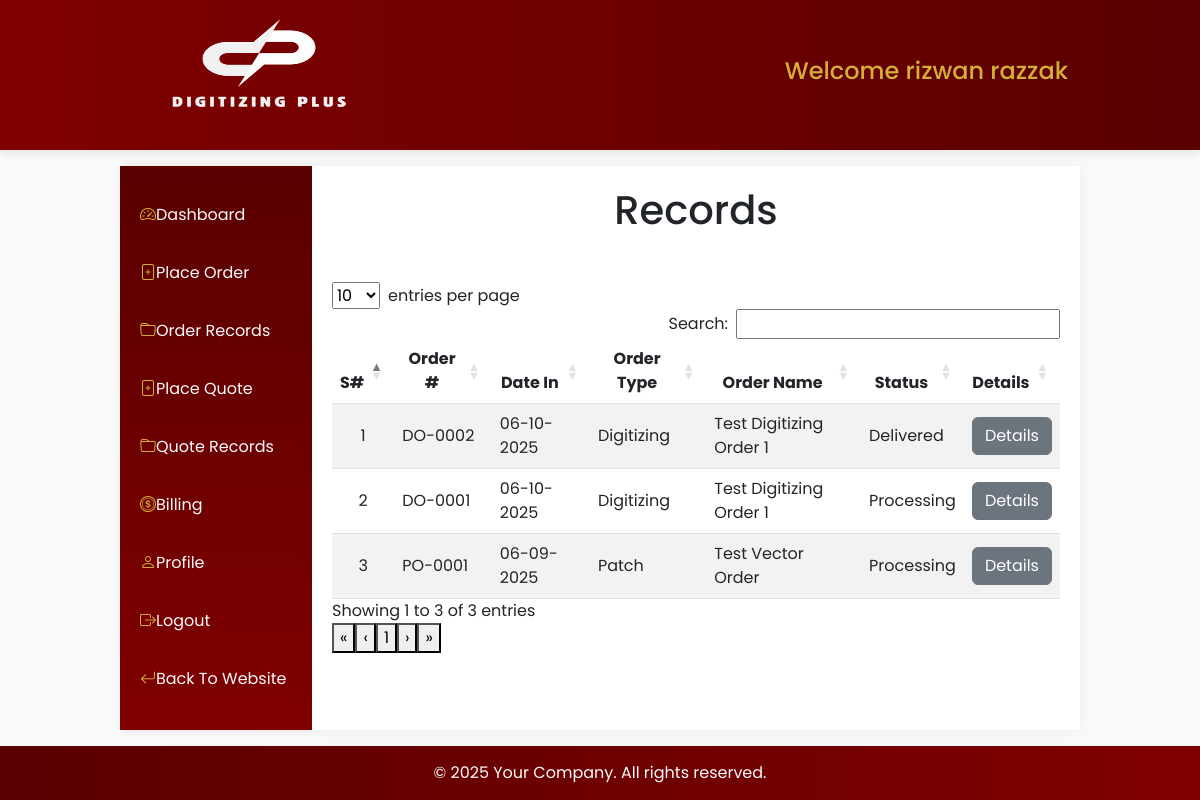
The page /user/customer/orders-records/ (signed in) on the database its author committed.
### users/models.py (models this page shows, shortened)
class User(AbstractUser):
    COUNTRY_CHOICES = [
        ('United States', 'United States'),
        ('United Kingdom', 'United Kingdom'),
        ('Australia', 'Australia'),
        ('New Zealand', 'New Zealand'),
        ('Germany', 'Germany'),
        ('Canada', 'Canada'),
    ]
    username = None
    user_id = models.CharField(max_length=100, unique=True, blank=False, null=False)
    email = models.EmailField(unique=True)
    email2 = models.EmailField(blank=True, null=True, verbose_name="Secondary Email")
    email3 = models.EmailField(blank=True, null=True, verbose_name="Tertiary Email")
    first_name = models.CharField(max_length=100, blank=False, null=False)
    last_name = models.CharField(max_length=100, blank=False, null=False)
    phone_number = models.CharField(max_length=50, null=True, blank=True)
    address = models.CharField(max_length=500)
    city = models.CharField(max_length=50)
    state = models.CharField(max_length=50)
    zip_code = models.CharField(max_length=15)
    country = models.CharField(
        max_length=15,
        choices=COUNTRY_CHOICES,
        default='US',  # Default to United States
        verbose_name="Country"
    )
    USERNAME_FIELD = 'user_id'
    REQUIRED_FIELDS = []  # Removed email from required fields
    objects = UserManager()
    COUNTRY_CODE_MAP = {
        'United States': 'us',
        'United Kingdom': 'gb',
        'Australia': 'au',
        'New Zealand': 'nz',
        'Germany': 'de',
        'Canada': 'ca',
    }

### crafting/models.py (models this page shows, shortened)
class DigitizingOrder(models.Model):
    user = models.ForeignKey(
        settings.AUTH_USER_MODEL,
        on_delete=models.CASCADE,
        related_name='digitizing_orders',
    )
    order_number = models.CharField(max_length=20, unique=True, blank=True)
    name = models.CharField(max_length=255)
    height = models.DecimalField(decimal_places=2, max_digits=10)
    width = models.DecimalField(decimal_places=2, max_digits=10)
    stitches = models.IntegerField(default=0, null=True, blank=True)
    colors = models.IntegerField(null=True, blank=True)
    po_number = models.IntegerField(null=True, blank=True)
    file_format = models.CharField(max_length=10, choices=FORMAT_CHOICES, null=True, blank=True)
    fabric_type = models.CharField(max_length=50, choices=FABRIC_CHOICES, null=True, blank=True)
    logo_placement = models.CharField(max_length=50, choices=LOGO_PLACEMENT, null=True, blank=True)
    instructions = models.TextField(null=True, blank=True)
    is_urgent = models.BooleanField(default=False)
    status = models.CharField(max_length=50, choices=STATUS_CHOICES, default='Processing', blank=True)
    admin_instruction = models.TextField(null=True, blank=True)
    created_at = models.DateTimeField(auto_now_add=True)

class PatchOrder(models.Model):
    user = models.ForeignKey(
        settings.AUTH_USER_MODEL,
        on_delete=models.CASCADE,
        related_name='patch_orders',
    )
    order_number = models.CharField(max_length=20, unique=True, blank=True)
    name = models.CharField(max_length=255)
    po_number = models.IntegerField(null=True, blank=True)
    height = models.DecimalField(decimal_places=2, max_digits=5)
    width = models.DecimalField(decimal_places=2, max_digits=5)
    patch_type = models.CharField(max_length=50, choices=PATCH_TYPE, null=True, blank=True)
    backing_type = models.CharField(max_length=50, choices=BACKING_TYPE, null=True, blank=True)
    border_type = models.CharField(max_length=50, choices=BORDER_TYPE, null=True, blank=True)
    embroidery_fill = models.CharField(max_length=50, choices=EMBROIDERY_FILL, null=True, blank=True)
    quantity = models.IntegerField(default=1)
    date = models.DateField()
    color_details = models.CharField(max_length=255, blank=True, null=True)
    contact_name = models.CharField(max_length=255)
    contact_number = models.CharField(max_length=50)
    shipping_address = models.TextField(null=True, blank=True)
    instructions = models.TextField(null=True, blank=True)
    status = models.CharField(max_length=50, choices=STATUS_CHOICES, default='Processing', blank=True)
    admin_instruction = models.TextField(null=True, blank=True)
    created_at = models.DateTimeField(auto_now_add=True)

### users/views.py (the view)
# urls.py: path('customer/orders-records/', views.order_records, name='customer-orders-records'),
@login_required
def order_records(request):
    digitizing = DigitizingOrder.objects.filter(user=request.user)
    patch = PatchOrder.objects.filter(user=request.user)
    vector = VectorOrder.objects.filter(user=request.user)
    for order in digitizing:
        order.type = 'Digitizing'
    for order in patch:
        order.type = 'Patch'
    for order in vector:
        order.type = 'Vector'
    all_orders = sorted(
        list(digitizing) + list(patch) + list(vector),
        key=lambda x: x.created_at,
        reverse=True
    )
    context = {'orders': all_orders}
    return render(request, 'users/customer/records.html', context)

### users/templates/users/customer/records.html (shortened to what this page needs)
{% extends "users/customer/base.html" %}
{% load static %}
{% load crispy_forms_tags %}
{% block content %}
<link rel="stylesheet" type="text/css" href="{% static "libs/dataTables.bootstrap5.css" %}">
    <h1 class="text-center mb-3">Records</h1>
    <div class="mt-5">
            <table id="digitizeordersTable" class="table table-striped" style="width:100%">
                <thead>
                    <tr>
                        <th class="text-center">S#</th>
                        <th class="text-center">Order #</th>
                        <th class="text-center">Date In</th>
                        <th class="text-center">Order Type</th>
                        <th class="text-center">Order Name</th>
                        <th class="text-center">Status</th>
                        <th class="text-center">Details</th>
                    </tr>
                </thead>
                <tbody>
                    {% for order in orders %}
                        <tr>
                            <td class="text-center align-middle">{{ forloop.counter }}</td>
                            <td class="align-middle">{{ order.order_number }}</td>
                            <td class="align-middle">{{ order.created_at|date:"m-d-Y" }} </td>
                            <td class="align-middle">{{ order.type }}</td>
                            <td class="align-middle">{{ order.name }}</td>
                            <td class="align-middle">{{ order.status }}</td>
                            <td class="align-middle"><a class="btn btn-secondary w-100" href="{% url "users:customer-order-details" order.type order.id %}">Details</a></td>
                        </tr>
                    {% endfor %}
                </tbody>
            </table>
    </div>
{% endblock content %}

### users/templates/users/customer/base.html (shortened to what this page needs)
{% load static %}
<!DOCTYPE html>
<html lang="en">
<head>
    <link href="https://cdn.jsdelivr.net/npm/bootstrap@5.3.0-alpha1/dist/css/bootstrap.min.css" rel="stylesheet">
    <link href="https://cdn.jsdelivr.net/npm/bootstrap-icons@1.11.3/font/bootstrap-icons.css" rel="stylesheet">
    <link rel="stylesheet" href="{% static "css/portals/customerbase.css" %}">
</head>
<body>
<header>
    <div class="container1">
        <div class="row">
            <div class="col-md-6 text-start">
                <div class="logo">
                    <a href="{% url 'web:index' %}"><img src="{% static 'images/logo1.png' %}" alt="Logo"></a>
                </div>
            </div>
            <div class="col-md-6 text-end">
                <h4 class="text-gold">Welcome {{request.user.first_name}} {{request.user.last_name}}</h4>
            </div>
        </div>
    </div>
</header>
    <div class="main-content mt-3 mb-3">
        <nav class="sidebar">
            <ul class="list-group list-group-flush">
                <li class="list-group-item"><a class="nav-link" href="#"><i class="bi bi-speedometer2"></i>Dashboard</a></li>
                <li class="list-group-item"><a class="nav-link" href="{% url "users:customer-orders" %}"><i class="bi bi-file-plus"></i>Place Order</a></li>
                <li class="list-group-item"><a class="nav-link" href="{% url "users:customer-orders-records" %}"><i class="bi bi-folder"></i>Order Records</a></li>
                <li class="list-group-item"><a class="nav-link" href="{% url "users:customer-quotes" %}"><i class="bi bi-file-plus"></i>Place Quote</a></li>
                <li class="list-group-item"><a class="nav-link" href="{% url "users:customer-quote-records" %}"><i class="bi bi-folder"></i>Quote Records</a></li>
                <li class="list-group-item"><a class="nav-link" href="#"><i class="bi bi-coin"></i>Billing</a></li>
                <li class="list-group-item"><a class="nav-link" href="{% url "users:customer-profile" %}"><i class="bi bi-person"></i>Profile</a></li>
                <li class="list-group-item"><a class="nav-link" href="{% url "users:logout" %}"><i class="bi bi-box-arrow-right"></i>Logout</a></li>
                <li class="list-group-item"><a class="nav-link" href="{% url "web:index" %}"><i class="bi bi-arrow-return-left"></i>Back To Website</a></li>
            </ul>
        </nav>
        <main class="content-area">
            {% block content %}
            {% endblock content %}
        </main>
    </div>
    <footer class="footer">
        <p class="mb-0">&copy; {% now "Y" %} Your Company. All rights reserved.</p>
    </footer>
</body>
</html>

### static/css/portals/customerbase.css (style rules this page uses)
:root { --maroon-primary: #800000; --maroon-dark: #5a0000; --maroon-light: #a80000; --cream-accent: #fff5ee; --gold-accent: #d4af37; --text-light: #f8f9fa; --text-dark: #212529; }
body { font-family: 'Poppins', sans-serif; display: flex; flex-direction: column; min-height: 100vh; background-color: #f9f9f9; }
.main-content { flex: 1; display: flex; width: 80%; margin: auto; }
header { background: linear-gradient(to right, var(--maroon-primary), var(--maroon-dark)); color: var(--text-light); padding: 15px 0; box-shadow: 0 2px 10px rgba(0,0,0,0.1); }
.sidebar { width: 20%; background: linear-gradient(to bottom, var(--maroon-dark), var(--maroon-primary)); color: var(--text-light); padding: 20px 0; box-shadow: 3px 0 10px rgba(0,0,0,0.1); }
.nav-link { color: var(--text-light); padding: 12px 20px; margin: 5px 0; border-radius: 4px; transition: all 0.3s ease; }
.nav-link i { color: var(--gold-accent); }
.list-group-item { background-color: transparent; border: none; padding: 0; }
.content-area { width: 80%; padding: 20px; background-color: white; box-shadow: 0 0 15px rgba(0,0,0,0.05); }
.footer { background: linear-gradient(to right, var(--maroon-dark), var(--maroon-primary)); color: var(--text-light); padding: 15px 0; text-align: center; }
.text-gold { color: var(--gold-accent); }
.logo img { height: 120px; width: 250px; }
header .row { display: flex; align-items: center; margin: 0; }
header .container1 { width: 80%; margin: 0 auto; padding: 0; }

### rows shown on the page
User: user.first_name "rizwan", user.last_name "razzak"
DigitizingOrder: order_number "DO-0002", created_at "06-10-2025", type "Digitizing", name "Test Digitizing Order 1", status "Delivered"
DigitizingOrder: order_number "DO-0001", created_at "06-10-2025", type "Digitizing", name "Test Digitizing Order 1", status "Processing"
PatchOrder: order_number "PO-0001", created_at "06-09-2025", type "Patch", name "Test Vector Order", status "Processing"
